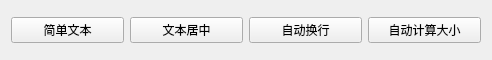
<?xml version="1.0" encoding="UTF-8"?>
<ui version="4.0">
 <class>MainWidget</class>
 <widget class="QWidget" name="MainWidget">
  <property name="geometry">
   <rect>
    <x>0</x>
    <y>0</y>
    <width>492</width>
    <height>60</height>
   </rect>
  </property>
  <property name="windowTitle">
   <string>Form</string>
  </property>
  <layout class="QGridLayout" name="gridLayout">
   <item row="0" column="0">
    <widget class="QPushButton" name="drawSimpleTextButton">
     <property name="text">
      <string>简单文本</string>
     </property>
    </widget>
   </item>
   <item row="0" column="1">
    <widget class="QPushButton" name="centralTextButton">
     <property name="text">
      <string>文本居中</string>
     </property>
    </widget>
   </item>
   <item row="0" column="2">
    <widget class="QPushButton" name="wrapTextButton">
     <property name="text">
      <string>自动换行</string>
     </property>
    </widget>
   </item>
   <item row="0" column="3">
    <widget class="QPushButton" name="autoResizeTextButton">
     <property name="text">
      <string>自动计算大小</string>
     </property>
    </widget>
   </item>
  </layout>
 </widget>
 <resources/>
 <connections/>
</ui>
